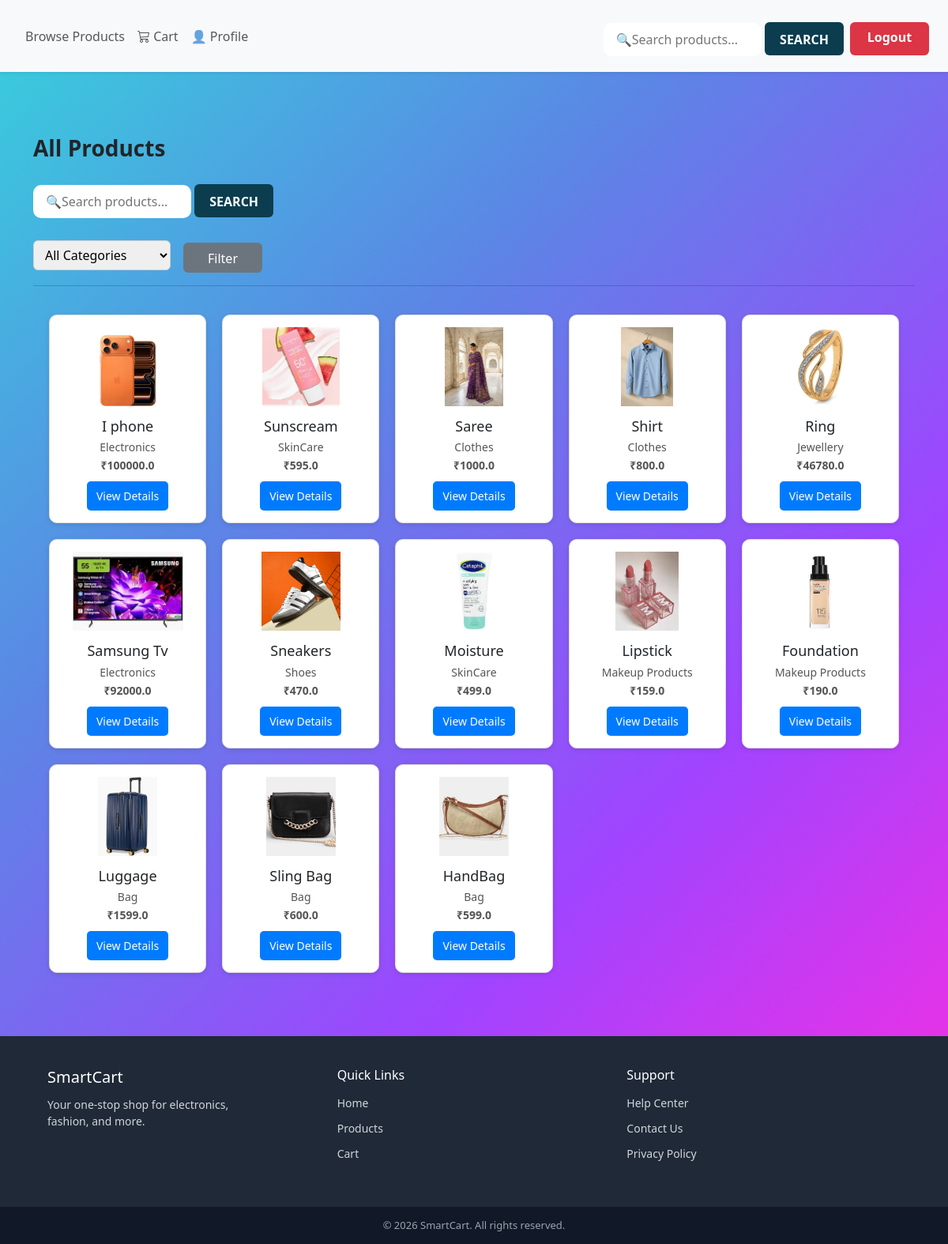
Screenshot of /user/products (signed in) with the database file from the repository.
### tables this page shows
CREATE TABLE products (
    product_id INTEGER PRIMARY KEY AUTOINCREMENT,
    name TEXT,
    description TEXT,
    category TEXT,
    price REAL,
    image TEXT
);

### app.py (the view)
@app.route('/user/products')
def user_products():
    if 'user_id' not in session:
        flash("Please login to view products!", "danger")
        return redirect('/user-login')
    search = request.args.get('search', '')
    category_filter = request.args.get('category', '')
    conn = get_db_connection()
    conn.row_factory = sqlite3.Row
    cursor = conn.cursor()
    cursor.execute('SELECT DISTINCT category FROM "products"')
    categories = cursor.fetchall()
    query = 'SELECT * FROM "products" WHERE 1=1'
    params = []
    if search:
        query += ' AND name LIKE ?'
        params.append(f'%{search}%')
    if category_filter:
        query += ' AND category = ?'
        params.append(category_filter)
    cursor.execute(query, params)
    products = cursor.fetchall()
    cursor.close()
    conn.close()
    return render_template(
        "user/user_products.html",
        products=products,
        categories=categories
    )

### app.py (called while the page is built)
def get_db_connection():
    conn = sqlite3.connect('smartcart.db')
    conn.row_factory = sqlite3.Row  # allows dict-like access
    return conn

### templates/user/user_products.html (shortened to what this page needs)
{% extends "user/base.html" %}
{% block content %}
<div class="container ">
<h3 class="fw-bold mb-2 ">All Products</h3>
<div class="search-area">
    <form method="GET" action="/user/products" class="search-form-row">
        <input type="text"
               name="search"
               placeholder="🔍Search products..."
               value="{{ request.args.get('search','') }}"
               class="search-input">
        <button type="submit" class="search-submit">
            SEARCH
        </button>
    </form>
    <form method="GET" action="/user/products" class="mt-3 d-flex gap-2">
        <select name="category" class="category-select">
            <option value="">All Categories</option>
        </select>
        <button type="submit" class="filter-btn ms-2">
            Filter
        </button>
    </form>
</div>
<hr>
<div class="product-container">
{% for product in products %}
<div class="product-card">
    <img src="/static/uploads/product_images/{{ product.image }}">
    <h3>{{ product.name }}</h3>
    <p>{{ product.category }}</p>
    <p><strong>₹{{ product.price }}</strong></p>
    <a href="/user/product/{{ product.product_id }}">View Details</a>
</div>
{% endfor %}
</div>
</div>
{% endblock %}

### static/style.css (style rules this page uses)
body { margin: 0; min-height: 100vh; font-family: 'Segoe UI', sans-serif; background: linear-gradient(135deg, #36d1dc, #5b86e5, #a044ff, #ff2cdf); display: flex; flex-direction: column; }
input { width: 100%; padding: 12px; margin: 12px 0; border: none; border-bottom: 1px solid #ccc; outline: none; font-size: 14px; }
button { width: 100%; padding: 12px; margin-top: 20px; border: none; border-radius: 25px; background: linear-gradient(to right, #36d1dc, #a044ff); color: white; font-weight: bold; cursor: pointer; transition: 0.3s; }
.product-container { display: grid; grid-template-columns: repeat(auto-fill, minmax(180px, 1fr)); padding: 20px; gap: 20px; }
.product-card { width: 100%; border: 1px solid #ddd; padding: 15px; border-radius: 10px; box-shadow: 0px 2px 6px rgba(0,0,0,0.1); text-align: center; background-color: #fff; transition: 0.3s; }
.product-card img { width: 140px; height: 100px; object-fit: contain; margin-bottom: 10px; }
.product-card h3 { margin: 5px 0; font-size: 18px; }
.product-card p { margin: 2px 0; font-size: 14px; color: #555; }
.product-card a { display: inline-block; margin-top: 8px; background-color: #007bff; padding: 8px 12px; border-radius: 5px; color: white; text-decoration: none; font-size: 14px; }
.search-area { max-width: 700px; width: 100%; }
.search-input { flex: 1; height: 42px; padding: 0 16px; border: 1px solid #ccc; border-radius: 10px; font-size: 16px; background: white; border: none; outline: none; width: 200px; }
.search-submit { padding: 10px; width: 100px; height: 42px; border: none; background: #0b3d4f; color: white; font-weight: 600; border-radius: 6px; }
.category-select { height: 38px; padding: 0 10px; border-radius: 6px; border: 1px solid #ccc; }
.filter-btn { width: 100px; height: 38px; padding: 8px 15px; border: none; background: #6c757d; color: white; border-radius: 6px; font-weight: 500; position: static; margin-top: 3px; top: 8px; }
* { box-sizing: border-box; }
html, body { overflow-x: hidden; }

### rows the page displays
products: image (picture), name "I phone", category "Electronics", price "100000.0"
products: image (picture), name "Sunscream", category "SkinCare", price "595.0"
products: image (picture), name "Saree", category "Clothes", price "1000.0"
products: image (picture), name "Shirt", category "Clothes", price "800.0"
products: image (picture), name "Ring", category "Jewellery", price "46780.0"
products: image (picture), name "Samsung Tv", category "Electronics", price "92000.0"
products: image (picture), name "Sneakers", category "Shoes", price "470.0"
products: image (picture), name "Moisture", category "SkinCare", price "499.0"
products: image (picture), name "Lipstick", category "Makeup Products", price "159.0"
products: image (picture), name "Foundation", category "Makeup Products", price "190.0"
products: image (picture), name "Luggage", category "Bag", price "1599.0"
products: image (picture), name "Sling Bag", category "Bag", price "600.0"
products: image (picture), name "HandBag", category "Bag", price "599.0"
